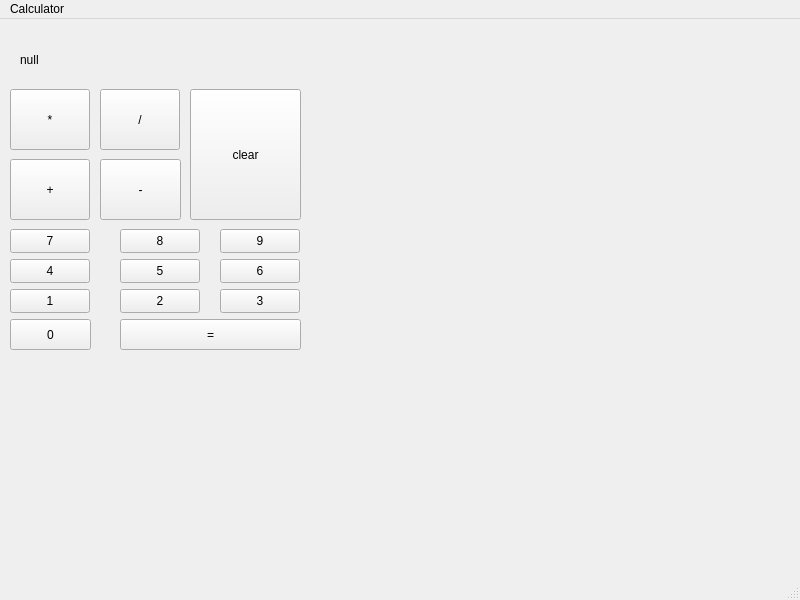
<?xml version="1.0" encoding="UTF-8"?>
<ui version="4.0">
 <class>Calc</class>
 <widget class="QMainWindow" name="Calc">
  <property name="geometry">
   <rect>
    <x>0</x>
    <y>0</y>
    <width>800</width>
    <height>600</height>
   </rect>
  </property>
  <property name="windowTitle">
   <string>Calc</string>
  </property>
  <widget class="QWidget" name="centralwidget">
   <widget class="QPushButton" name="oneButton">
    <property name="geometry">
     <rect>
      <x>10</x>
      <y>270</y>
      <width>80</width>
      <height>24</height>
     </rect>
    </property>
    <property name="text">
     <string>1</string>
    </property>
   </widget>
   <widget class="QPushButton" name="twoButton">
    <property name="geometry">
     <rect>
      <x>120</x>
      <y>270</y>
      <width>80</width>
      <height>24</height>
     </rect>
    </property>
    <property name="text">
     <string>2</string>
    </property>
   </widget>
   <widget class="QPushButton" name="equalsButton">
    <property name="geometry">
     <rect>
      <x>120</x>
      <y>300</y>
      <width>181</width>
      <height>31</height>
     </rect>
    </property>
    <property name="text">
     <string>=</string>
    </property>
   </widget>
   <widget class="QPushButton" name="additionButton">
    <property name="geometry">
     <rect>
      <x>10</x>
      <y>140</y>
      <width>80</width>
      <height>61</height>
     </rect>
    </property>
    <property name="text">
     <string>+</string>
    </property>
   </widget>
   <widget class="QLabel" name="result">
    <property name="geometry">
     <rect>
      <x>20</x>
      <y>10</y>
      <width>471</width>
      <height>61</height>
     </rect>
    </property>
    <property name="text">
     <string>null</string>
    </property>
   </widget>
   <widget class="QPushButton" name="clearButton">
    <property name="geometry">
     <rect>
      <x>190</x>
      <y>70</y>
      <width>111</width>
      <height>131</height>
     </rect>
    </property>
    <property name="text">
     <string>clear</string>
    </property>
   </widget>
   <widget class="QPushButton" name="threeButton">
    <property name="geometry">
     <rect>
      <x>220</x>
      <y>270</y>
      <width>80</width>
      <height>24</height>
     </rect>
    </property>
    <property name="text">
     <string>3</string>
    </property>
   </widget>
   <widget class="QPushButton" name="fourButton">
    <property name="geometry">
     <rect>
      <x>10</x>
      <y>240</y>
      <width>80</width>
      <height>24</height>
     </rect>
    </property>
    <property name="text">
     <string>4</string>
    </property>
   </widget>
   <widget class="QPushButton" name="fiveButton">
    <property name="geometry">
     <rect>
      <x>120</x>
      <y>240</y>
      <width>80</width>
      <height>24</height>
     </rect>
    </property>
    <property name="text">
     <string>5</string>
    </property>
   </widget>
   <widget class="QPushButton" name="sixButton">
    <property name="geometry">
     <rect>
      <x>220</x>
      <y>240</y>
      <width>80</width>
      <height>24</height>
     </rect>
    </property>
    <property name="text">
     <string>6</string>
    </property>
   </widget>
   <widget class="QPushButton" name="nineButton">
    <property name="geometry">
     <rect>
      <x>220</x>
      <y>210</y>
      <width>80</width>
      <height>24</height>
     </rect>
    </property>
    <property name="text">
     <string>9</string>
    </property>
   </widget>
   <widget class="QPushButton" name="eightButton">
    <property name="geometry">
     <rect>
      <x>120</x>
      <y>210</y>
      <width>80</width>
      <height>24</height>
     </rect>
    </property>
    <property name="text">
     <string>8</string>
    </property>
   </widget>
   <widget class="QPushButton" name="sevenButton">
    <property name="geometry">
     <rect>
      <x>10</x>
      <y>210</y>
      <width>80</width>
      <height>24</height>
     </rect>
    </property>
    <property name="text">
     <string>7</string>
    </property>
   </widget>
   <widget class="QPushButton" name="zeroButton">
    <property name="geometry">
     <rect>
      <x>10</x>
      <y>300</y>
      <width>81</width>
      <height>31</height>
     </rect>
    </property>
    <property name="text">
     <string>0</string>
    </property>
   </widget>
   <widget class="QPushButton" name="additionButton_2">
    <property name="geometry">
     <rect>
      <x>100</x>
      <y>140</y>
      <width>81</width>
      <height>61</height>
     </rect>
    </property>
    <property name="text">
     <string>-</string>
    </property>
   </widget>
   <widget class="QPushButton" name="multiplyButton">
    <property name="geometry">
     <rect>
      <x>10</x>
      <y>70</y>
      <width>80</width>
      <height>61</height>
     </rect>
    </property>
    <property name="text">
     <string>*</string>
    </property>
   </widget>
   <widget class="QPushButton" name="divisionButton">
    <property name="geometry">
     <rect>
      <x>100</x>
      <y>70</y>
      <width>80</width>
      <height>61</height>
     </rect>
    </property>
    <property name="text">
     <string>/</string>
    </property>
   </widget>
  </widget>
  <widget class="QMenuBar" name="menubar">
   <property name="geometry">
    <rect>
     <x>0</x>
     <y>0</y>
     <width>800</width>
     <height>21</height>
    </rect>
   </property>
   <widget class="QMenu" name="menuCalculator">
    <property name="title">
     <string>Calculator</string>
    </property>
   </widget>
   <addaction name="menuCalculator"/>
  </widget>
  <widget class="QStatusBar" name="statusbar"/>
 </widget>
 <resources/>
 <connections/>
</ui>
